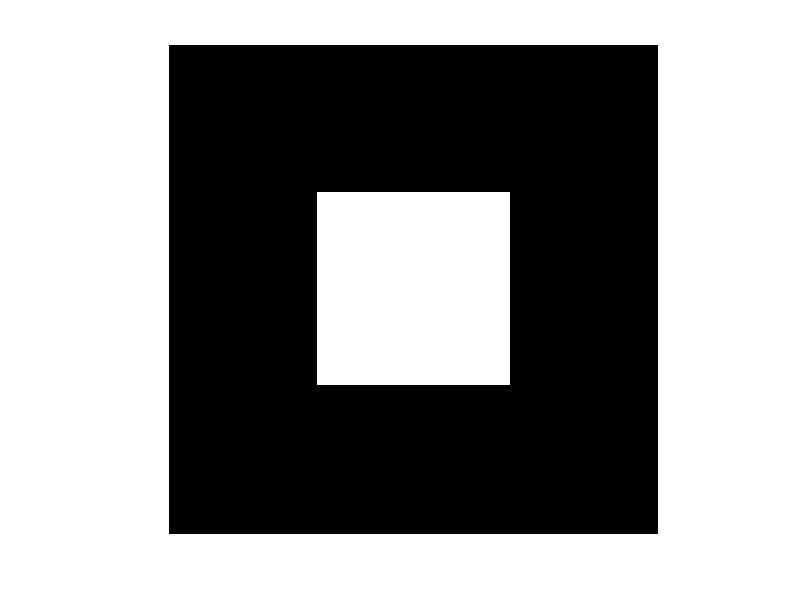
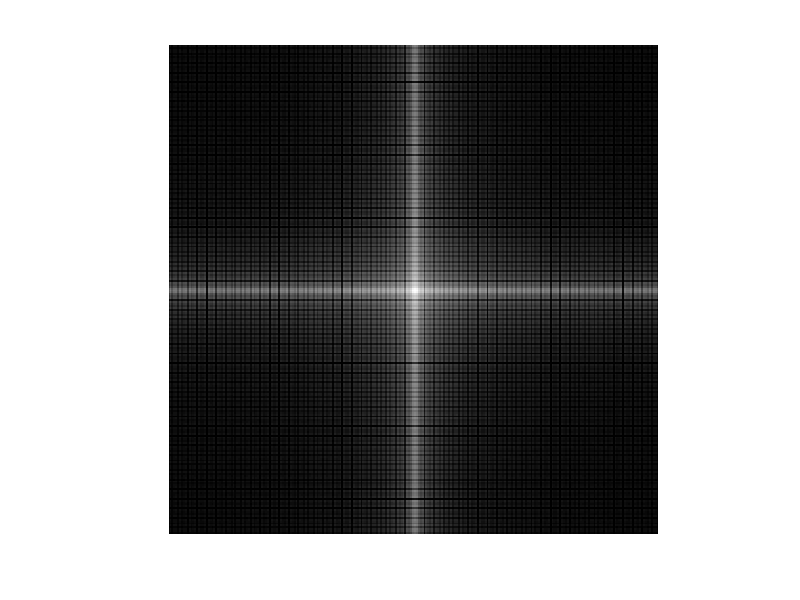

Write the MATLAB code that produced these figures, in order.
a = zeros(256,256);
a(78:178,78:178) = 1;
imshow(a)
af = fftshift(fft2(a));
f1 = log(1+abs(af));
F = max(f1(:));
figure;
imshow(f1/F)